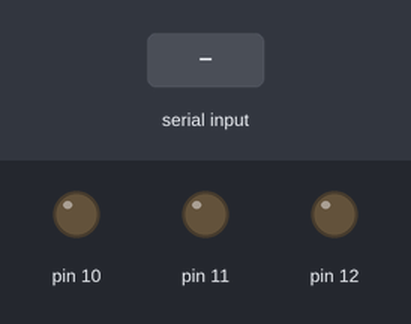
Simulated run of this sketch. Board: Arduino Uno, built with avr-gcc and run on an emulated ATmega328P. On the bench: output pins drawn as LEDs (lit = HIGH). Dashed ring = blinking. The test bench sets the inputs (shaded band).

Above: at 1.2 s.
1.3 s: "0" received over Serial
At 1.51 s:
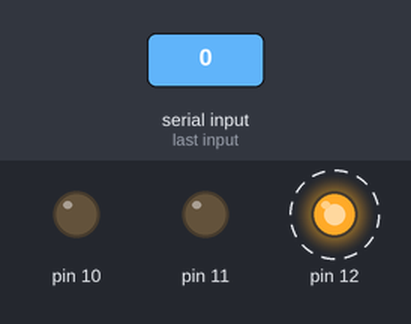
4.3 s: "1" received over Serial
At 4.51 s:
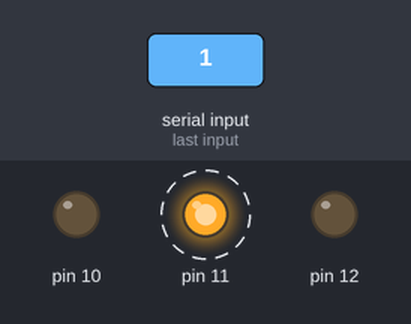
7.3 s: "2" received over Serial
At 7.51 s:
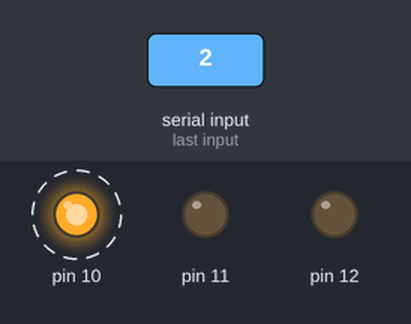
Timing chart, 0 to 10.3 s (numbered marks = the images above; inputs shaded):
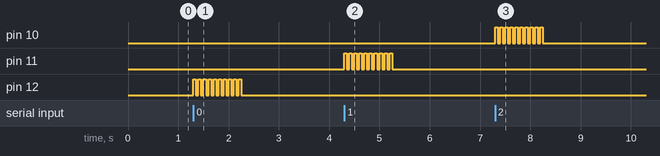

The sketch:

readFromRabbit.ino
```cpp
void setup() {
  // put your setup code here, to run once:
  pinMode(12, OUTPUT);
  pinMode(11, OUTPUT);
  pinMode(10, OUTPUT);
  Serial.begin(9600);
}


void blink(int pin)
{
  for(int i = 0; i < 10; i++)
  {
    digitalWrite(pin, HIGH);
    delay(50);
    digitalWrite(pin, LOW);
    delay(50);
  }
}


void loop() {
  // put your main code here, to run repeatedly:
  char serial_message = Serial.read();
  if (serial_message == '0') {
      blink(12);
  } else if (serial_message == '1') {
      blink(11);
  } else if (serial_message == '2') {
      blink(10);
  }
}
```

Measured:
- after the input at 1.3 s, pin 12: alternates HIGH for 0.05 s and LOW for 0.05 s, 20 changes in all, then stays LOW, starting at once
- after the input at 4.3 s, pin 11: alternates HIGH for 0.05 s and LOW for 0.05 s, 20 changes in all, then stays LOW, starting at once
- after the input at 7.3 s, pin 10: alternates HIGH for 0.05 s and LOW for 0.05 s, 20 changes in all, then stays LOW, starting at once
